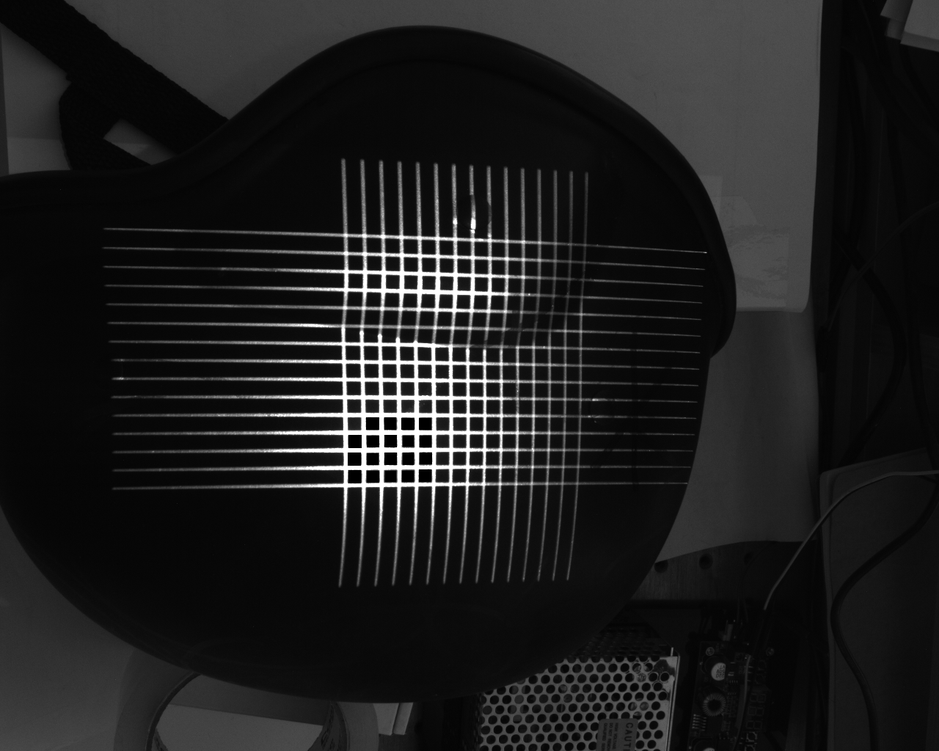
%> input picture Picture/I8.bmp, 939 x 751 px, shrunk from 1280 x 1024 before the run
$ octave ImageProcess.m   (GNU Octave 9; MATLAB toolbox functions it lacks are replaced by stand-ins)
%> lines starting %> are read from the running program, lines starting %| are printed output that depends on the picture; in (x1, y1, x2, y2) boxes, pixels count from 0 and x2, y2 are one past the last pixel; in counts of white or black regions, pixels touching at a corner belong together; the program's own positions count from 1
clc;
clear;
close all;

% 灰度图， uint8 1024 * 1280
src = imread('E:\课程资料\毕设\Program\Graduation_Project\Picture\I8.bmp');
%> src is the input picture: size 751x939 uint8; min 0, max 255, mean 30.8
figure;
subplot(2,2,1);
imshow(src);
subplot(2,2,2);
imhist(src); % 像素直方图
J1 = histeq(src); % 直方图均衡增强对比度
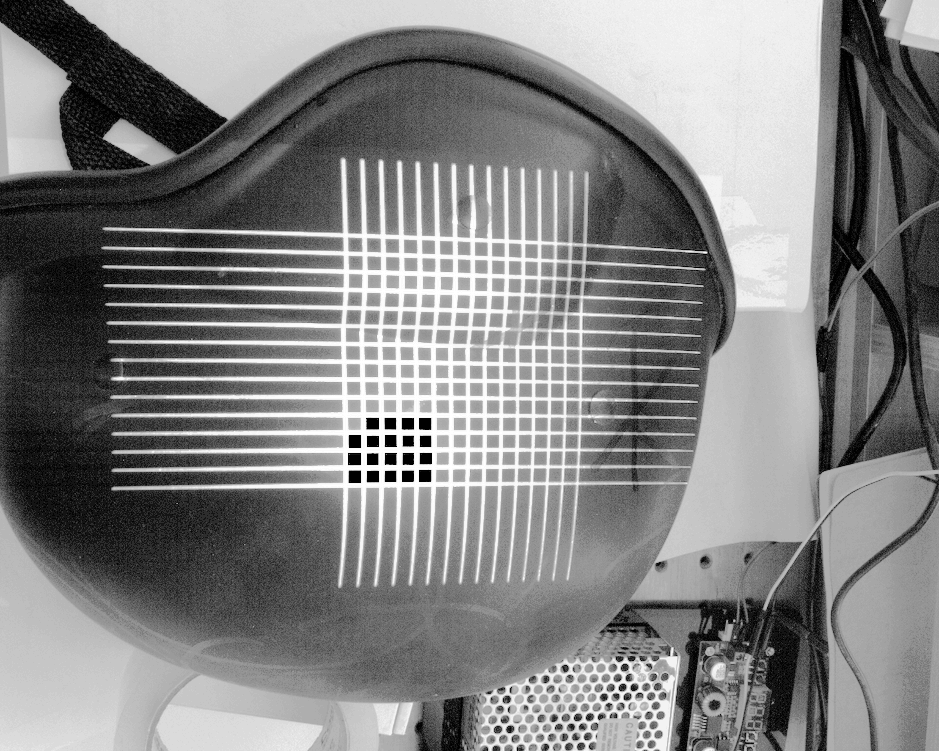
%> J1: size 751x939 uint8; min 0, max 255, mean 130.9
subplot(2,2,3);
imshow(J1);
subplot(2,2,4);
imhist(J1);
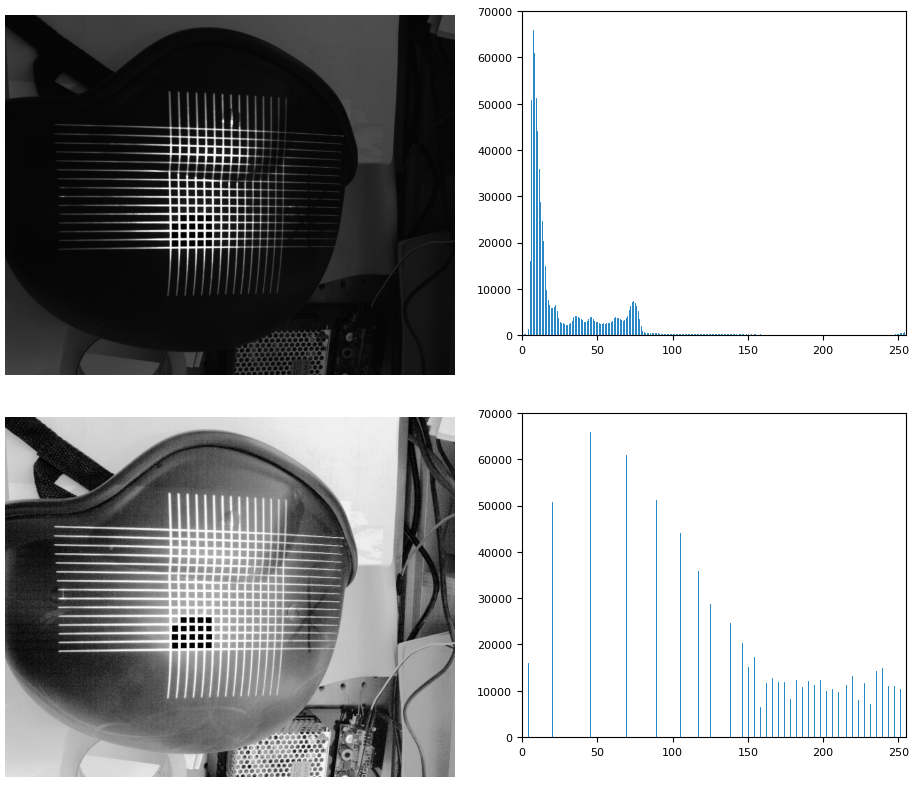
%> figure redrawn from the program's plot data, 4 panels


% 对J1(直方图均衡化）进行自适应二值化， 得到bw2
bw2 = imbinarize(J1, 'adaptive');
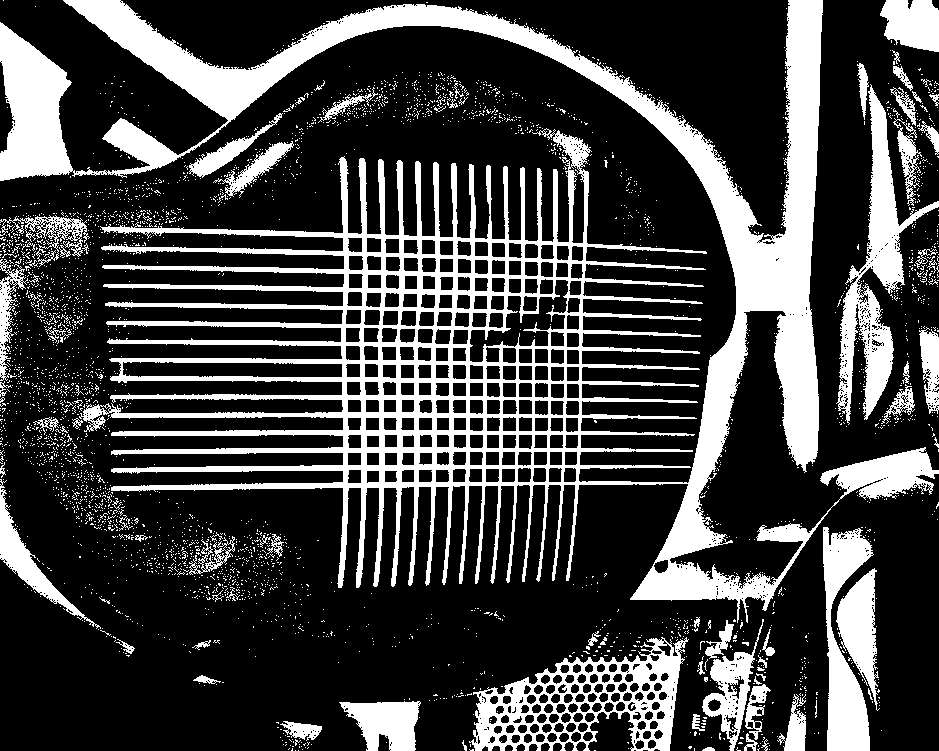
%> bw2: size 751x939 logical; 26% white; 3456 white regions (3366 under 20 px), largest, box (x1, y1, x2, y2) and area: (0, 0, 939, 623) 125000, (469, 637, 689, 751) 9438, (836, 84, 939, 425) 8849
bw2 = medfilt2(bw2, [3, 3]);
%> bw2: size 751x939 logical; 25.1% white; 471 white regions (405 under 20 px), largest, box (x1, y1, x2, y2) and area: (0, 0, 830, 622) 121998, (471, 638, 688, 751) 9559, (838, 63, 939, 422) 9445

bw3 = im2bw(J1, 150/255);
%> bw3: size 751x939 logical; 40.8% white; 590 white regions (561 under 20 px), largest, box (x1, y1, x2, y2) and area: (64, 0, 939, 751) 209684, (0, 504, 418, 751) 41232, (474, 635, 681, 751) 12944
bw3 = medfilt2(bw3, [3, 3]);
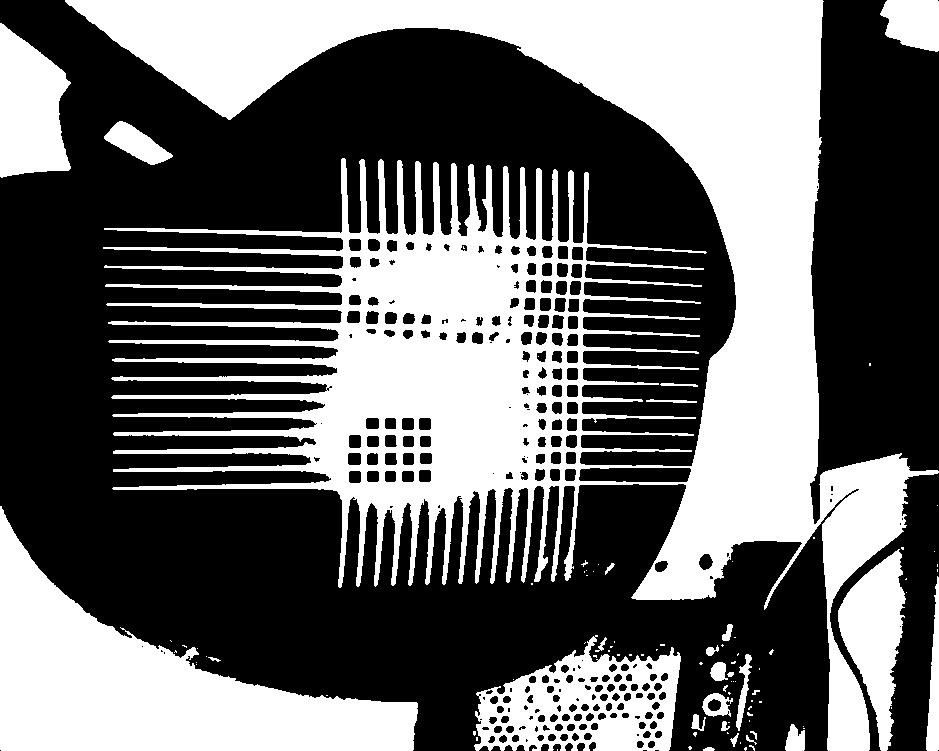
%> bw3: size 751x939 logical; 40.8% white; 96 white regions (69 under 20 px), largest, box (x1, y1, x2, y2) and area: (65, 0, 939, 751) 210317, (0, 506, 418, 751) 41241, (474, 635, 681, 751) 13170

figure;
set(gcf, 'position', get(0,'ScreenSize'));
subplot(2,4,1);
imshow(J1);
title('直方图均衡');
subplot(2,4,2);
imshow(bw2);
title('自适应二值化');

subplot(2,4,8);
imshow(bw3);
title('普通二值化');

J2 = medfilt2(bw2, [5, 5]);
%> J2: size 751x939 logical; 25% white; 114 white regions (47 under 20 px), largest, box (x1, y1, x2, y2) and area: (103, 132, 688, 587) 61042, (65, 0, 823, 610) 50270, (472, 638, 687, 751) 10224
subplot(2,4,3);
filterJ2 = J2;
imshow(filterJ2);
title('二值图像直接滤波');

subplot(2,4,4);
imshow(src);
title('原图');

% J3 = medfilt2(bw2, [3, 3]);
BG = imopen(bw2, strel('disk', 15));
%> BG: size 751x939 logical; 7.7% white; 15 white regions, largest, box (x1, y1, x2, y2) and area: (712, 0, 823, 458) 19606, (0, 26, 68, 179) 7609, (72, 0, 267, 118) 7199
BG = medfilt2(BG, [10,10]);
%> BG: size 751x939 logical; 7.6% white; 15 white regions, largest, box (x1, y1, x2, y2) and area: (712, 0, 822, 457) 19353, (0, 27, 67, 178) 7535, (73, 0, 266, 117) 7119
subplot(2,4,5);
imshow(BG);
title('背景');

J3 = imsubtract(bw2, BG);
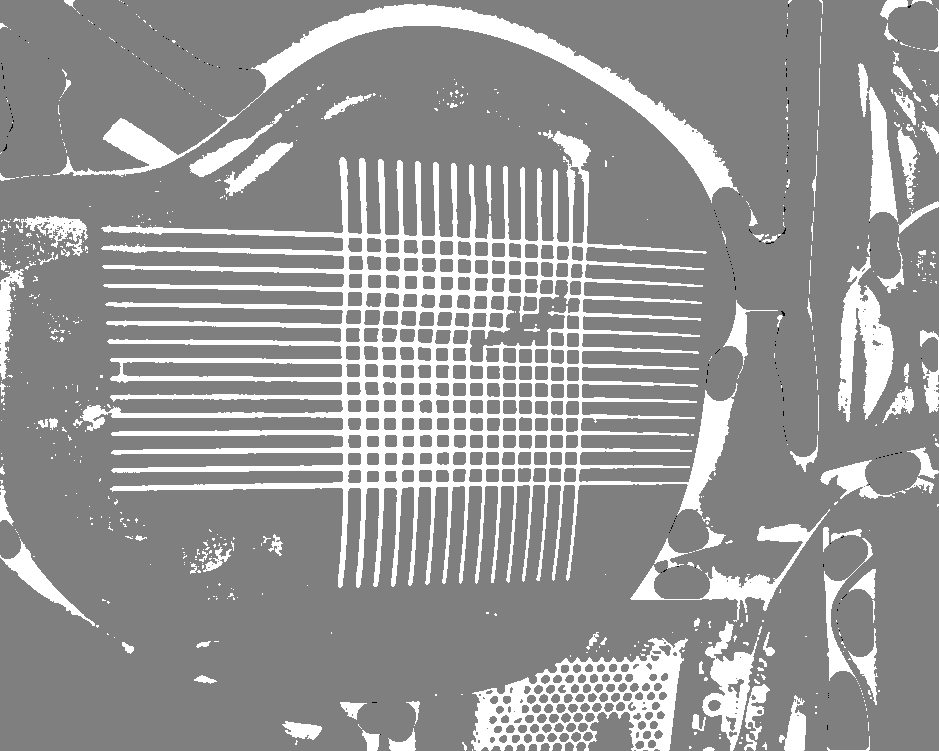
%> J3: size 751x939 double; min -1, max 1, mean 0.175; drawn with min black and max white
subplot(2,4,6);
imshow(J3);
title('背景差分');
L = logical(J3);
%> L: size 751x939 logical; 17.6% white; 773 white regions (666 under 20 px), largest, box (x1, y1, x2, y2) and area: (80, 131, 738, 588) 64259, (53, 4, 739, 203) 13750, (471, 638, 688, 751) 9559

J3 = medfilt2(J3, [7, 7]);
%> J3: size 751x939 double; values 0 (black) and 1 (white), 16.3% white; 200 white regions (37 under 20 px), largest, box (x1, y1, x2, y2) and area: (104, 158, 606, 586) 47449, (257, 4, 734, 197) 11211, (473, 638, 686, 751) 10055
J3 = medfilt2(J3, [3, 3]);
%> J3: size 751x939 double; values 0 (black) and 1 (white), 16.2% white; 182 white regions (37 under 20 px), largest, box (x1, y1, x2, y2) and area: (104, 158, 606, 586) 47637, (257, 4, 734, 197) 11208, (473, 638, 686, 751) 10101
subplot(2,4,7);
imshow(J3);
title('滤波');


[labeled, numObjects] = bwlabel(J3, 8);
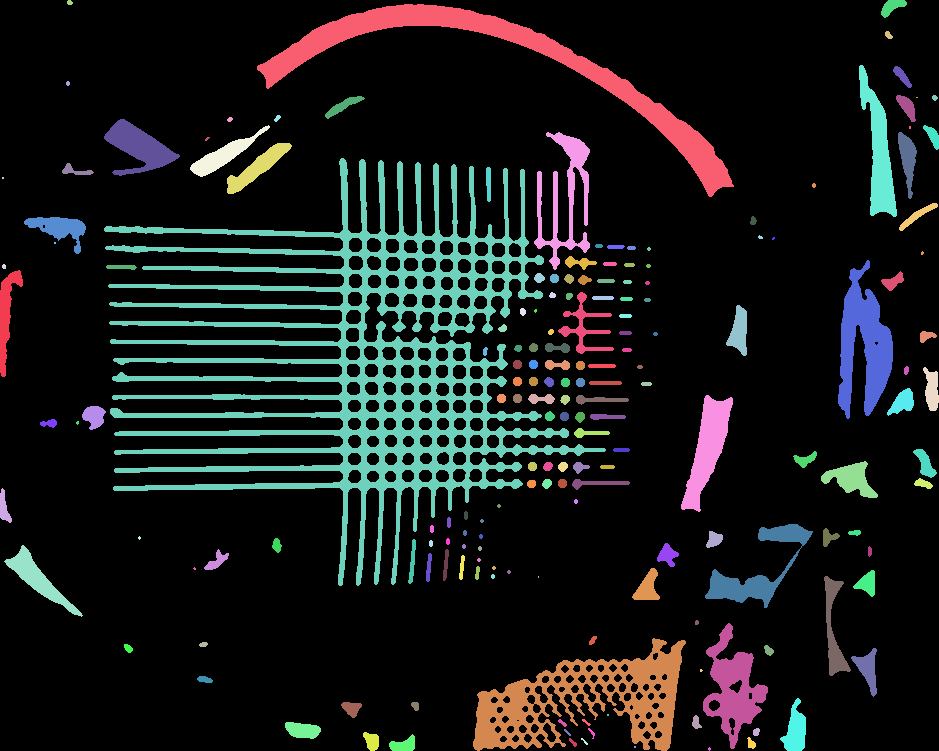
%> labeled: size 751x939 double; 183 distinct labels, from 0 to 182; one colour per label, 0 black
%> numObjects = 182
